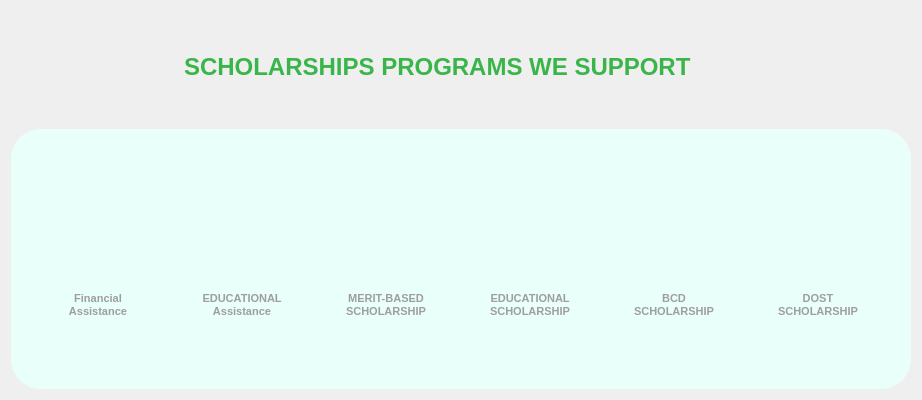
                <widget class="QWidget" name="widget_47" native="true">
                 <property name="minimumSize">
                  <size>
                   <width>0</width>
                   <height>400</height>
                  </size>
                 </property>
                 <property name="maximumSize">
                  <size>
                   <width>16777215</width>
                   <height>400</height>
                  </size>
                 </property>
                 <layout class="QVBoxLayout" name="verticalLayout_60">
                  <item alignment="Qt::AlignHCenter">
                   <widget class="QWidget" name="widget_48" native="true">
                    <layout class="QHBoxLayout" name="horizontalLayout_32">
                     <item>
                      <widget class="QLabel" name="label_65">
                       <property name="minimumSize">
                        <size>
                         <width>80</width>
                         <height>80</height>
                        </size>
                       </property>
                       <property name="maximumSize">
                        <size>
                         <width>80</width>
                         <height>80</height>
                        </size>
                       </property>
                       <property name="text">
                        <string/>
                       </property>
                       <property name="pixmap">
                        <pixmap resource="res.qrc">:/images/graduation.png</pixmap>
                       </property>
                       <property name="scaledContents">
                        <bool>true</bool>
                       </property>
                      </widget>
                     </item>
                     <item>
                      <widget class="QLabel" name="label_64">
                       <property name="minimumSize">
                        <size>
                         <width>640</width>
                         <height>0</height>
                        </size>
                       </property>
                       <property name="maximumSize">
                        <size>
                         <width>640</width>
                         <height>16777215</height>
                        </size>
                       </property>
                       <property name="font">
                        <font>
                         <pointsize>18</pointsize>
                         <weight>75</weight>
                         <bold>true</bold>
                        </font>
                       </property>
                       <property name="styleSheet">
                        <string notr="true">color: rgb(57, 181, 74);</string>
                       </property>
                       <property name="text">
                        <string>SCHOLARSHIPS PROGRAMS WE SUPPORT           </string>
                       </property>
                      </widget>
                     </item>
                    </layout>
                   </widget>
                  </item>
                  <item>
                   <widget class="QWidget" name="widget_49" native="true">
                    <property name="minimumSize">
                     <size>
                      <width>900</width>
                      <height>260</height>
                     </size>
                    </property>
                    <property name="maximumSize">
                     <size>
                      <width>900</width>
                      <height>260</height>
                     </size>
                    </property>
                    <property name="styleSheet">
                     <string notr="true">#widget_49 {
background-color: rgb(233, 255, 250);
border-radius: 30px;
}

QLabel {
color: #9e9e9e;
}</string>
                    </property>
                    <layout class="QHBoxLayout" name="horizontalLayout_33">
                     <item>
                      <widget class="QWidget" name="widget_50" native="true">
                       <property name="minimumSize">
                        <size>
                         <width>120</width>
                         <height>140</height>
                        </size>
                       </property>
                       <property name="maximumSize">
                        <size>
                         <width>120</width>
                         <height>140</height>
                        </size>
                       </property>
                       <layout class="QVBoxLayout" name="verticalLayout_54">
                        <item>
                         <widget class="QLabel" name="label_67">
                          <property name="text">
                           <string/>
                          </property>
                          <property name="pixmap">
                           <pixmap resource="res.qrc">:/images/bsutrans.png</pixmap>
                          </property>
                          <property name="scaledContents">
                           <bool>true</bool>
                          </property>
                         </widget>
                        </item>
                        <item>
                         <widget class="QLabel" name="label_66">
                          <property name="minimumSize">
                           <size>
                            <width>0</width>
                            <height>30</height>
                           </size>
                          </property>
                          <property name="maximumSize">
                           <size>
                            <width>16777215</width>
                            <height>30</height>
                           </size>
                          </property>
                          <property name="font">
                           <font>
                            <pointsize>8</pointsize>
                            <weight>75</weight>
                            <bold>true</bold>
                           </font>
                          </property>
                          <property name="text">
                           <string>Financial Assistance</string>
                          </property>
                          <property name="alignment">
                           <set>Qt::AlignCenter</set>
                          </property>
                          <property name="wordWrap">
                           <bool>true</bool>
                          </property>
                         </widget>
                        </item>
                       </layout>
                      </widget>
                     </item>
                     <item>
                      <widget class="QWidget" name="widget_51" native="true">
                       <property name="minimumSize">
                        <size>
                         <width>120</width>
                         <height>140</height>
                        </size>
                       </property>
                       <property name="maximumSize">
                        <size>
                         <width>120</width>
                         <height>140</height>
                        </size>
                       </property>
                       <layout class="QVBoxLayout" name="verticalLayout_55">
                        <item>
                         <widget class="QLabel" name="label_68">
                          <property name="text">
                           <string/>
                          </property>
                          <property name="pixmap">
                           <pixmap resource="res.qrc">:/images/educ.png</pixmap>
                          </property>
                          <property name="scaledContents">
                           <bool>true</bool>
                          </property>
                         </widget>
                        </item>
                        <item>
                         <widget class="QLabel" name="label_69">
                          <property name="minimumSize">
                           <size>
                            <width>0</width>
                            <height>30</height>
                           </size>
                          </property>
                          <property name="maximumSize">
                           <size>
                            <width>16777215</width>
                            <height>30</height>
                           </size>
                          </property>
                          <property name="font">
                           <font>
                            <pointsize>8</pointsize>
                            <weight>75</weight>
                            <bold>true</bold>
                           </font>
                          </property>
                          <property name="text">
                           <string>EDUCATIONAL Assistance</string>
                          </property>
                          <property name="alignment">
                           <set>Qt::AlignCenter</set>
                          </property>
                          <property name="wordWrap">
                           <bool>true</bool>
                          </property>
                         </widget>
                        </item>
                       </layout>
                      </widget>
                     </item>
                     <item>
                      <widget class="QWidget" name="widget_52" native="true">
                       <property name="minimumSize">
                        <size>
                         <width>120</width>
                         <height>140</height>
                        </size>
                       </property>
                       <property name="maximumSize">
                        <size>
                         <width>120</width>
                         <height>140</height>
                        </size>
                       </property>
                       <layout class="QVBoxLayout" name="verticalLayout_56">
                        <item>
                         <widget class="QLabel" name="label_70">
                          <property name="text">
                           <string/>
                          </property>
                          <property name="pixmap">
                           <pixmap resource="res.qrc">:/images/acad.png</pixmap>
                          </property>
                          <property name="scaledContents">
                           <bool>true</bool>
                          </property>
                         </widget>
                        </item>
                        <item>
                         <widget class="QLabel" name="label_71">
                          <property name="minimumSize">
                           <size>
                            <width>0</width>
                            <height>30</height>
                           </size>
                          </property>
                          <property name="maximumSize">
                           <size>
                            <width>16777215</width>
                            <height>30</height>
                           </size>
                          </property>
                          <property name="font">
                           <font>
                            <pointsize>8</pointsize>
                            <weight>75</weight>
                            <bold>true</bold>
                           </font>
                          </property>
                          <property name="text">
                           <string>MERIT-BASED SCHOLARSHIP</string>
                          </property>
                          <property name="alignment">
                           <set>Qt::AlignCenter</set>
                          </property>
                          <property name="wordWrap">
                           <bool>true</bool>
                          </property>
                         </widget>
                        </item>
                       </layout>
                      </widget>
                     </item>
                     <item>
                      <widget class="QWidget" name="widget_53" native="true">
                       <property name="minimumSize">
                        <size>
                         <width>120</width>
                         <height>140</height>
                        </size>
                       </property>
                       <property name="maximumSize">
                        <size>
                         <width>120</width>
                         <height>140</height>
                        </size>
                       </property>
                       <layout class="QVBoxLayout" name="verticalLayout_57">
                        <item>
                         <widget class="QLabel" name="label_72">
                          <property name="text">
                           <string/>
                          </property>
                          <property name="pixmap">
                           <pixmap resource="res.qrc">:/images/lll.png</pixmap>
                          </property>
                          <property name="scaledContents">
                           <bool>true</bool>
                          </property>
                         </widget>
                        </item>
                        <item>
                         <widget class="QLabel" name="label_73">
                          <property name="minimumSize">
                           <size>
                            <width>0</width>
                            <height>30</height>
                           </size>
                          </property>
                          <property name="maximumSize">
                           <size>
                            <width>16777215</width>
                            <height>30</height>
                           </size>
                          </property>
                          <property name="font">
                           <font>
                            <pointsize>8</pointsize>
                            <weight>75</weight>
                            <bold>true</bold>
                           </font>
                          </property>
                          <property name="text">
                           <string>EDUCATIONAL SCHOLARSHIP</string>
                          </property>
                          <property name="alignment">
                           <set>Qt::AlignCenter</set>
                          </property>
                          <property name="wordWrap">
                           <bool>true</bool>
                          </property>
                         </widget>
                        </item>
                       </layout>
                      </widget>
                     </item>
                     <item>
                      <widget class="QWidget" name="widget_54" native="true">
                       <property name="minimumSize">
                        <size>
                         <width>120</width>
                         <height>140</height>
                        </size>
                       </property>
                       <property name="maximumSize">
                        <size>
                         <width>120</width>
                         <height>140</height>
                        </size>
                       </property>
                       <layout class="QVBoxLayout" name="verticalLayout_58">
                        <item>
                         <widget class="QLabel" name="label_74">
                          <property name="text">
                           <string/>
                          </property>
                          <property name="pixmap">
                           <pixmap resource="res.qrc">:/images/bcd.png</pixmap>
                          </property>
                          <property name="scaledContents">
                           <bool>true</bool>
                          </property>
                         </widget>
                        </item>
                        <item>
                         <widget class="QLabel" name="label_75">
                          <property name="minimumSize">
                           <size>
                            <width>0</width>
                            <height>30</height>
                           </size>
                          </property>
                          <property name="maximumSize">
                           <size>
                            <width>16777215</width>
                            <height>30</height>
                           </size>
                          </property>
                          <property name="font">
                           <font>
                            <pointsize>8</pointsize>
                            <weight>75</weight>
                            <bold>true</bold>
                           </font>
                          </property>
                          <property name="text">
                           <string>BCD SCHOLARSHIP</string>
                          </property>
                          <property name="alignment">
                           <set>Qt::AlignCenter</set>
                          </property>
                          <property name="wordWrap">
                           <bool>true</bool>
                          </property>
                         </widget>
                        </item>
                       </layout>
                      </widget>
                     </item>
                     <item>
                      <widget class="QWidget" name="widget_55" native="true">
                       <property name="minimumSize">
                        <size>
                         <width>120</width>
                         <height>140</height>
                        </size>
                       </property>
                       <property name="maximumSize">
                        <size>
                         <width>120</width>
                         <height>140</height>
                        </size>
                       </property>
                       <layout class="QVBoxLayout" name="verticalLayout_59">
                        <item>
                         <widget class="QLabel" name="label_76">
                          <property name="text">
                           <string/>
                          </property>
                          <property name="pixmap">
                           <pixmap resource="res.qrc">:/images/dost.png</pixmap>
                          </property>
                          <property name="scaledContents">
                           <bool>true</bool>
                          </property>
                         </widget>
                        </item>
                        <item>
                         <widget class="QLabel" name="label_77">
                          <property name="minimumSize">
                           <size>
                            <width>0</width>
                            <height>30</height>
                           </size>
                          </property>
                          <property name="maximumSize">
                           <size>
                            <width>16777215</width>
                            <height>30</height>
                           </size>
                          </property>
                          <property name="font">
                           <font>
                            <pointsize>8</pointsize>
                            <weight>75</weight>
                            <bold>true</bold>
                           </font>
                          </property>
                          <property name="text">
                           <string>DOST SCHOLARSHIP</string>
                          </property>
                          <property name="alignment">
                           <set>Qt::AlignCenter</set>
                          </property>
                          <property name="wordWrap">
                           <bool>true</bool>
                          </property>
                         </widget>
                        </item>
                       </layout>
                      </widget>
                     </item>
                    </layout>
                   </widget>
                  </item>
                 </layout>
                </widget>
